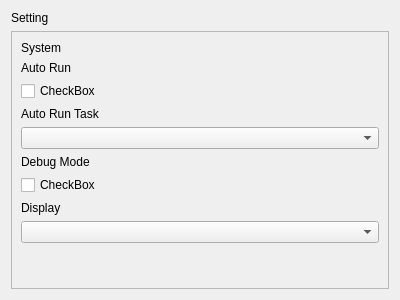
<?xml version="1.0" encoding="UTF-8"?>
<ui version="4.0">
 <class>SettingPage</class>
 <widget class="QWidget" name="SettingPage">
  <property name="geometry">
   <rect>
    <x>0</x>
    <y>0</y>
    <width>400</width>
    <height>300</height>
   </rect>
  </property>
  <property name="windowTitle">
   <string>Form</string>
  </property>
  <layout class="QVBoxLayout" name="verticalLayout_2">
   <item>
    <widget class="QLabel" name="label">
     <property name="text">
      <string>Setting</string>
     </property>
    </widget>
   </item>
   <item>
    <widget class="QScrollArea" name="scrollArea">
     <property name="widgetResizable">
      <bool>true</bool>
     </property>
     <widget class="QWidget" name="scrollAreaWidgetContents">
      <property name="geometry">
       <rect>
        <x>0</x>
        <y>0</y>
        <width>380</width>
        <height>262</height>
       </rect>
      </property>
      <layout class="QVBoxLayout" name="verticalLayout">
       <item>
        <widget class="QLabel" name="label_4">
         <property name="text">
          <string>System</string>
         </property>
        </widget>
       </item>
       <item>
        <widget class="QLabel" name="label_5">
         <property name="text">
          <string>Auto Run</string>
         </property>
        </widget>
       </item>
       <item>
        <widget class="QCheckBox" name="checkBox">
         <property name="text">
          <string>CheckBox</string>
         </property>
        </widget>
       </item>
       <item>
        <widget class="QLabel" name="label_6">
         <property name="text">
          <string>Auto Run Task</string>
         </property>
        </widget>
       </item>
       <item>
        <widget class="QComboBox" name="comboBox"/>
       </item>
       <item>
        <widget class="QLabel" name="label_10">
         <property name="text">
          <string>Debug Mode</string>
         </property>
        </widget>
       </item>
       <item>
        <widget class="QCheckBox" name="checkBox_2">
         <property name="text">
          <string>CheckBox</string>
         </property>
        </widget>
       </item>
       <item>
        <widget class="QLabel" name="label_2">
         <property name="text">
          <string>Display</string>
         </property>
        </widget>
       </item>
       <item>
        <widget class="QComboBox" name="comboBox_2"/>
       </item>
       <item>
        <widget class="QLabel" name="label_3">
         <property name="sizePolicy">
          <sizepolicy hsizetype="Preferred" vsizetype="Expanding">
           <horstretch>0</horstretch>
           <verstretch>0</verstretch>
          </sizepolicy>
         </property>
         <property name="text">
          <string/>
         </property>
        </widget>
       </item>
      </layout>
     </widget>
    </widget>
   </item>
  </layout>
 </widget>
 <resources/>
 <connections/>
</ui>
